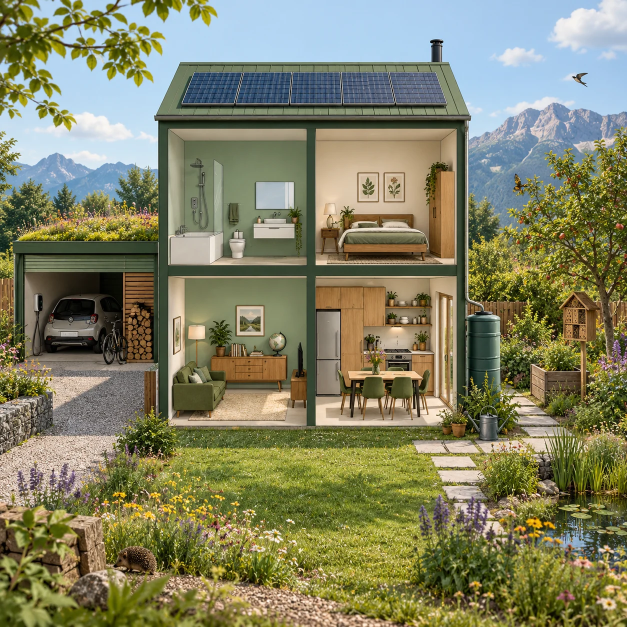
#> input picture assets-source/house/superseded-illustrated/web/house.webp, 1254 x 1254 px, found by its file name (shown at 1/2 size)
$ python build-sky-mask.py
#> lines starting #> are read from the running program, lines starting #| are printed output that depends on the picture; after the words box and inside, x2 and y2 are one past the last pixel; in counts of white or black regions, pixels touching at a corner belong together
"""Build the sky mask for the drifting clouds on the house overview.

The clouds must pass behind the roof, the trees and the mountains, so they are
masked to the open sky of the painting. Colour alone is not enough (solar
panels, a bathroom mirror and shaded snow are blue too), so the mask is the
intersection of a hand-drawn polygon above the ridge line and the sky-blue
pixels inside it. Painted clouds are not sky-blue and stay unmasked: the
drifting haze passes behind them.

Input:  public/images/house-tour/full-house/house.webp
Output: public/images/house-tour/full-house/sky-mask.png (white, alpha = sky),
        at half the 1254 px layout resolution; CSS stretches it over the scene.
"""
import colorsys
import os

from PIL import Image, ImageChops, ImageDraw, ImageFilter

ROOT = os.path.dirname(os.path.dirname(os.path.abspath(__file__)))
FOLDER = os.path.join(ROOT, "public", "images", "house-tour", "full-house")
LAYOUT = 1254
SIZE = 627

# Open sky above the ridge line and around the roof, in layout pixels.
SKY_POLYGON = [
    (0, 0), (1254, 0), (1254, 218), (1180, 224), (1130, 208), (1100, 199),
    (1050, 224), (1000, 239), (948, 258), (942, 232), (903, 121), (357, 121),
    (314, 232), (314, 296), (250, 314), (200, 321), (150, 314), (110, 298),
    (60, 318), (0, 318),
]


def is_sky(rgb):
    r, g, b = (c / 255 for c in rgb)
    h, s, v = colorsys.rgb_to_hsv(r, g, b)
    return 0.5 < h < 0.68 and s > 0.1 and v > 0.55 and b > r + 0.06


def main():
    scale = SIZE / LAYOUT
    image = Image.open(os.path.join(FOLDER, "house.webp")).convert("RGB")
#> image is the input picture: PIL image 1254x1254 RGB; mean R, G, B 130, 130, 99.3
    small = image.resize((SIZE, SIZE), Image.LANCZOS)
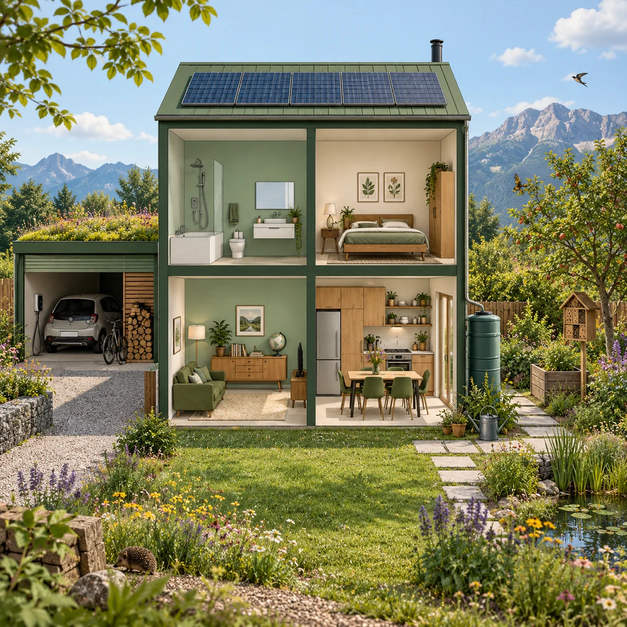
#> small: PIL image 627x627 RGB; mean R, G, B 130, 130, 99.3
    pixels = small.load()

    region = Image.new("L", (SIZE, SIZE), 0)
#> region: PIL image 627x627 L; every value is 0
    ImageDraw.Draw(region).polygon([(x * scale, y * scale) for x, y in SKY_POLYGON], fill=255)
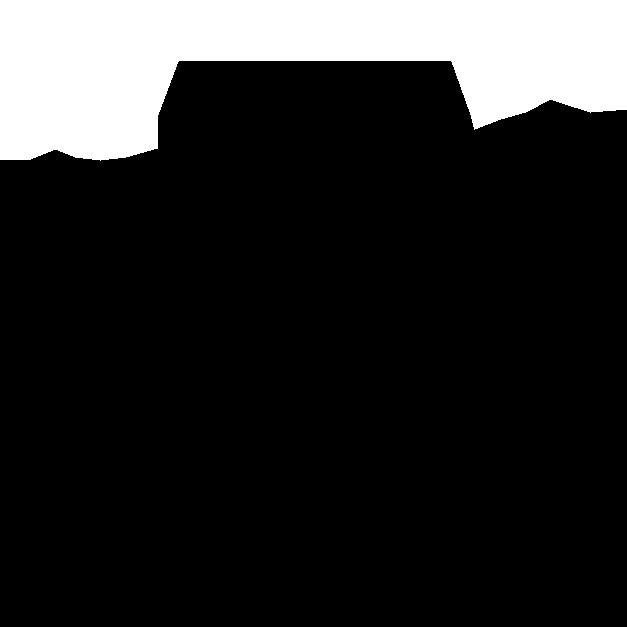
#> region: PIL image 627x627 L; 15.9% white; 1 white region, box (x1, y1, x2, y2) and area: (0, 0, 627, 161) 62498

    blue = Image.new("L", (SIZE, SIZE), 0)
    blue_pixels = blue.load()
    for y in range(int(SIZE * 0.3)):
        for x in range(SIZE):
            if is_sky(pixels[x, y]):
                blue_pixels[x, y] = 255

    alpha = ImageChops.multiply(region, blue)
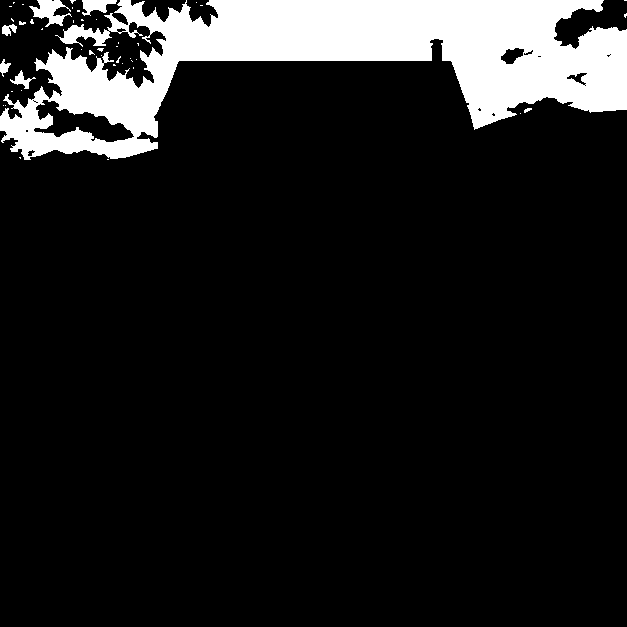
#> alpha: PIL image 627x627 L; 12% white; 45 white regions (37 under 20 px), largest, box (x1, y1, x2, y2) and area: (0, 0, 627, 160) 45612, (29, 0, 72, 27) 549, (82, 0, 117, 16) 323
    # Close pinholes, pull the edge a pixel away from roof and leaves, soften.
    alpha = alpha.filter(ImageFilter.MaxFilter(3)).filter(ImageFilter.MinFilter(5))
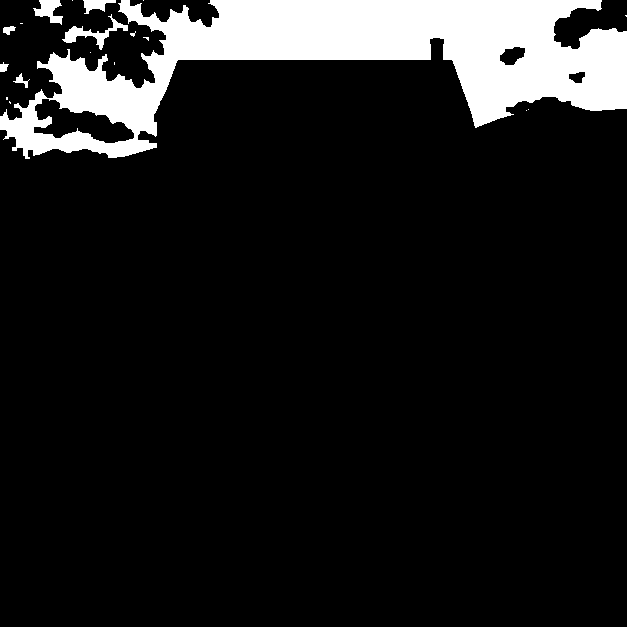
#> alpha: PIL image 627x627 L; 11.1% white; 19 white regions (12 under 20 px), largest, box (x1, y1, x2, y2) and area: (0, 0, 627, 159) 42069, (62, 14, 128, 50) 562, (33, 0, 63, 25) 400
    alpha = alpha.filter(ImageFilter.GaussianBlur(1.2))

    mask = Image.new("RGBA", (SIZE, SIZE), (255, 255, 255, 0))
    mask.putalpha(alpha)
    mask.save(os.path.join(FOLDER, "sky-mask.png"), optimize=True)


if __name__ == "__main__":
    main()
